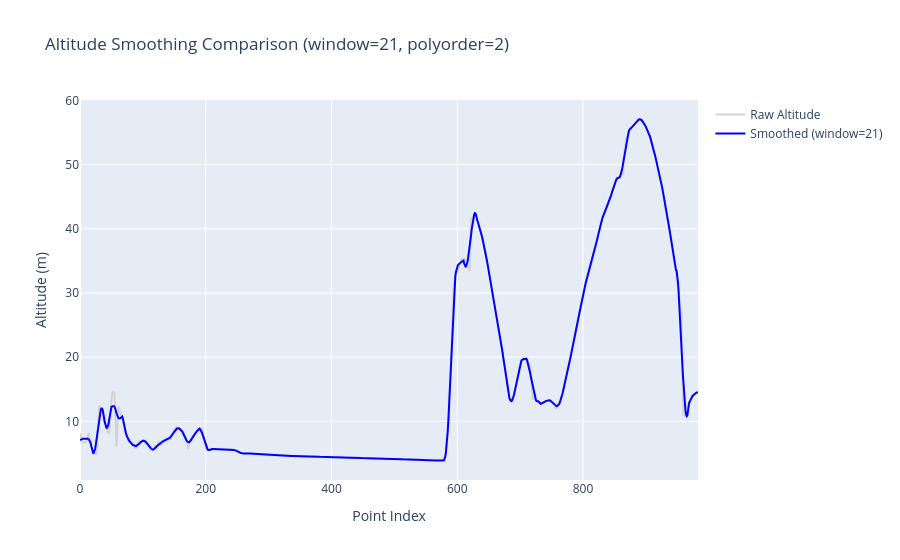

The notebook cell this image was saved under:
### Code cell
# Compare raw vs smoothed altitude
fig = go.Figure()
fig.add_trace(go.Scatter(y=raw_df['altitude'], name='Raw Altitude', line=dict(color='lightgray')))
fig.add_trace(go.Scatter(y=raw_df['altitude_smoothed'], name=f'Smoothed (window={WINDOW_LENGTH})', line=dict(color='blue')))
fig.update_layout(
    title=f'Altitude Smoothing Comparison (window={WINDOW_LENGTH}, polyorder={POLYORDER})',
    xaxis_title='Point Index',
    yaxis_title='Altitude (m)'
)
fig.show()

### Figure 1 — Plotly figure (JSON) as saved in the notebook; plotly's stock layout.template omitted (floating-point values rounded to 4 significant figures; data arrays with more than 128 entries replaced by an {"elided": "..."} marker saying what was removed)
{"data": [{"line": {"color": "lightgray"}, "name": "Raw Altitude", "type": "scatter", "y": {"elided": "984 float values"}}, {"line": {"color": "blue"}, "name": "Smoothed (window=21)", "type": "scatter", "y": {"elided": "984 float values"}}], "layout": {"title": {"text": "Altitude Smoothing Comparison (window=21, polyorder=2)"}, "xaxis": {"title": {"text": "Point Index"}}, "yaxis": {"title": {"text": "Altitude (m)"}}}}
